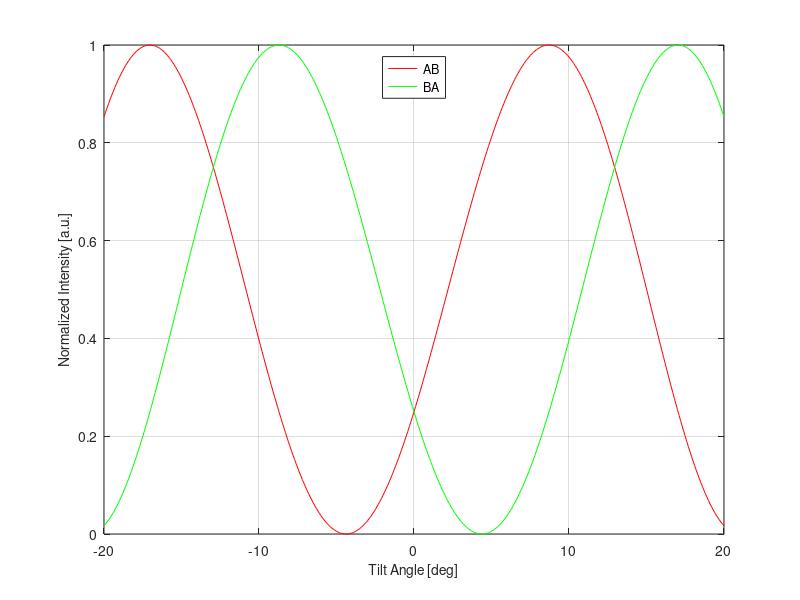

Here is the MATLAB script that generated this plot:
% syms rx ry rz kx ky kz
% assume(kx, 'real');
% assume(ky, 'real');
% assume(kz, 'real');

close all

% DF 이미징 관련 정보 (실험)
g=[1,0,0]; % in reciprocal space

ph=0.28; % abs(tilt 축과 g vector 간 각도) - 90도

voltage=200*1000; % e-beam voltage (unit: V)


% 크리스탈 정보 #######################################################################################
% scattering amplitude
W_s=74;
Se_s=34;


%unit cell 정보 (unit: nm) (hexagonal cell assumed)
a=0.328;
b=0.328;
c=0.618; % i.e. interlayer spacing


% Crystal 내 atom의 position (monolayer) (in crystallographic direction)
W1=[0.66666666666667,0.33333333333333,0.25];
Se1=[0.333333333333333,0.666666666666667,0.121];
Se2=[0.333333333333333,0.666666666666667,0.379];

% large Delta in Stacking, strain article; 즉 interlayer sliding
phase_AB = [-1/3, 1/3, 0]; % 이건 기존 TTT progress의 convention을 따른 것임
phase_BA = [1/3, -1/3, 0];

% Plot 관련
angle=-20:0.1:20; % plot할 angle 범위

angle_to_plot = angle;



%% e-beam

wavelength=1.226/((voltage*(1+9.788e-7*voltage)^(1/2))); % incident beam wavelength [nm]
% 2.5079pm   (wavelength=2.5079/1000nm)
k0=1/wavelength; % incident beam wavenumber

%% Ewald Sphere

% kx=g(1); ky=g(2);
d_hexa = 1/sqrt( (4/3) * ((g(1)^2+g(1)*g(2)+g(2)^2)/(a^2)) + (g(3)^2)/c^2 ); % hexagonal lattice의 면간거리(interplanar spacing) 공식

kr=1/d_hexa;
s=k0-sqrt(k0^2-kr^2);
kz=kr*tan(deg2rad(angle))*cos(deg2rad(ph))+s;


%% Structure factor

% Calculating structure factor (of unit cell)
Str_fac = W_s * exp(-2*pi*1i*dot(g,W1)) + Se_s * exp(-2*pi*1i*dot(g,Se1)) + Se_s * exp(-2*pi*1i*dot(g,Se2));

F_AB= Str_fac*2*cos(pi*c*kz+pi*dot(phase_AB, g));
F_BA= Str_fac*2*cos(pi*c*kz+pi*dot(phase_BA, g));

I_AB = conj(F_AB).*F_AB;
I_BA = conj(F_BA).*F_BA;

nor_I_AB = (I_AB-min(I_AB))/(max(I_AB)-min(I_AB));
nor_I_BA = (I_BA-min(I_BA))/(max(I_BA)-min(I_BA));


figure()

hold on

plot(angle_to_plot,nor_I_AB,'Color','r')
plot(angle_to_plot,nor_I_BA,'Color','g')

legend('AB', 'BA','Location','north')
xlabel('Tilt Angle [deg]','FontSize',10)
ylabel('Normalized Intensity [a.u.]','FontSize',10)
ylim([0,1])
%xlim([-20, 20])

box on
grid on

hold off


